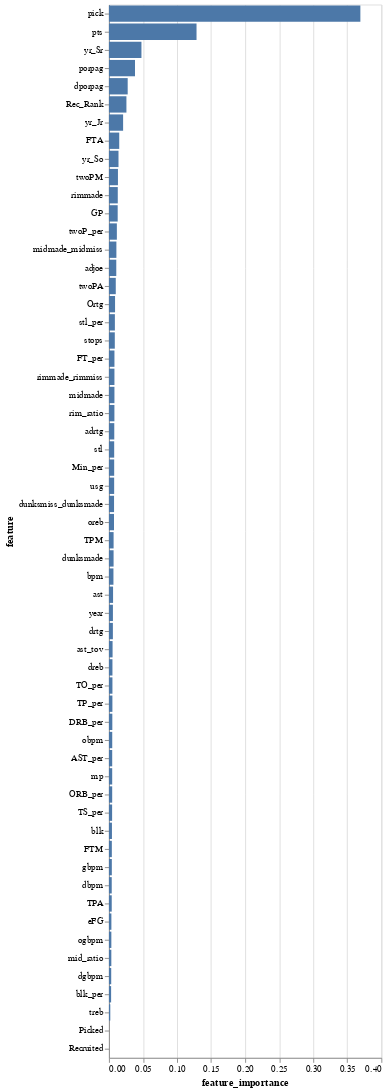

Notebook code cell kept with this figure:
### Code cell
#Visualize the feature importance
import altair as alt

alt.Chart(feat_imp_rf_df).mark_bar().encode(
    x='feature_importance',
    y=alt.Y("feature", sort='-x'),
    tooltip=['feature','feature_importance']
)

### Figure 1 — Vega-Lite specification as saved in the notebook (floating-point values rounded to 4 significant figures)
{"config": {"view": {"continuousWidth": 300, "continuousHeight": 300}}, "data": {"name": "data-f0b0d9442bd9b66a52d6908bd0229f39"}, "mark": {"type": "bar"}, "encoding": {"tooltip": [{"field": "feature", "type": "nominal"}, {"field": "feature_importance", "type": "quantitative"}], "x": {"field": "feature_importance", "type": "quantitative"}, "y": {"field": "feature", "sort": "-x", "type": "nominal"}}, "$schema": "https://vega.github.io/schema/vega-lite/v5.20.1.json", "datasets": {"data-f0b0d9442bd9b66a52d6908bd0229f39": [{"feature": "pick", "feature_importance": 0.3692}, {"feature": "pts", "feature_importance": 0.1286}, {"feature": "yr_Sr", "feature_importance": 0.0477}, {"feature": "porpag", "feature_importance": 0.03828}, {"feature": "dporpag", "feature_importance": 0.0275}, {"feature": "Rec_Rank", "feature_importance": 0.02565}, {"feature": "yr_Jr", "feature_importance": 0.02078}, {"feature": "FTA", "feature_importance": 0.01509}, {"feature": "yr_So", "feature_importance": 0.014}, {"feature": "twoPM", "feature_importance": 0.01319}, {"feature": "rimmade", "feature_importance": 0.01295}, {"feature": "GP", "feature_importance": 0.01281}, {"feature": "twoP_per", "feature_importance": 0.0116}, {"feature": "midmade_midmiss", "feature_importance": 0.01091}, {"feature": "adjoe", "feature_importance": 0.01075}, {"feature": "twoPA", "feature_importance": 0.01}, {"feature": "Ortg", "feature_importance": 0.008952}, {"feature": "stl_per", "feature_importance": 0.0087}, {"feature": "stops", "feature_importance": 0.008578}, {"feature": "FT_per", "feature_importance": 0.008064}, {"feature": "rimmade_rimmiss", "feature_importance": 0.008048}, {"feature": "midmade", "feature_importance": 0.008047}, {"feature": "rim_ratio", "feature_importance": 0.008}, {"feature": "adrtg", "feature_importance": 0.007807}, {"feature": "stl", "feature_importance": 0.007673}, {"feature": "Min_per", "feature_importance": 0.007668}, {"feature": "usg", "feature_importance": 0.007628}, {"feature": "dunksmiss_dunksmade", "feature_importance": 0.007465}, {"feature": "oreb", "feature_importance": 0.007415}, {"feature": "TPM", "feature_importance": 0.006808}, {"feature": "dunksmade", "feature_importance": 0.006788}, {"feature": "bpm", "feature_importance": 0.006584}, {"feature": "ast", "feature_importance": 0.006033}, {"feature": "year", "feature_importance": 0.005818}, {"feature": "drtg", "feature_importance": 0.005761}, {"feature": "ast_tov", "feature_importance": 0.005311}, {"feature": "dreb", "feature_importance": 0.005123}, {"feature": "TO_per", "feature_importance": 0.005107}, {"feature": "TP_per", "feature_importance": 0.005057}, {"feature": "DRB_per", "feature_importance": 0.004938}, {"feature": "obpm", "feature_importance": 0.004817}, {"feature": "AST_per", "feature_importance": 0.004772}, {"feature": "mp", "feature_importance": 0.004761}, {"feature": "ORB_per", "feature_importance": 0.004749}, {"feature": "TS_per", "feature_importance": 0.004632}, {"feature": "blk", "feature_importance": 0.004381}, {"feature": "FTM", "feature_importance": 0.004218}, {"feature": "gbpm", "feature_importance": 0.004206}, {"feature": "dbpm", "feature_importance": 0.004068}, {"feature": "TPA", "feature_importance": 0.004068}, {"feature": "eFG", "feature_importance": 0.003569}, {"feature": "ogbpm", "feature_importance": 0.003507}, {"feature": "mid_ratio", "feature_importance": 0.003473}, {"feature": "dgbpm", "feature_importance": 0.003311}, {"feature": "blk_per", "feature_importance": 0.003162}, {"feature": "treb", "feature_importance": 0.001952}, {"feature": "Picked", "feature_importance": 0.0}, {"feature": "Recruited", "feature_importance": 0.0}]}}
